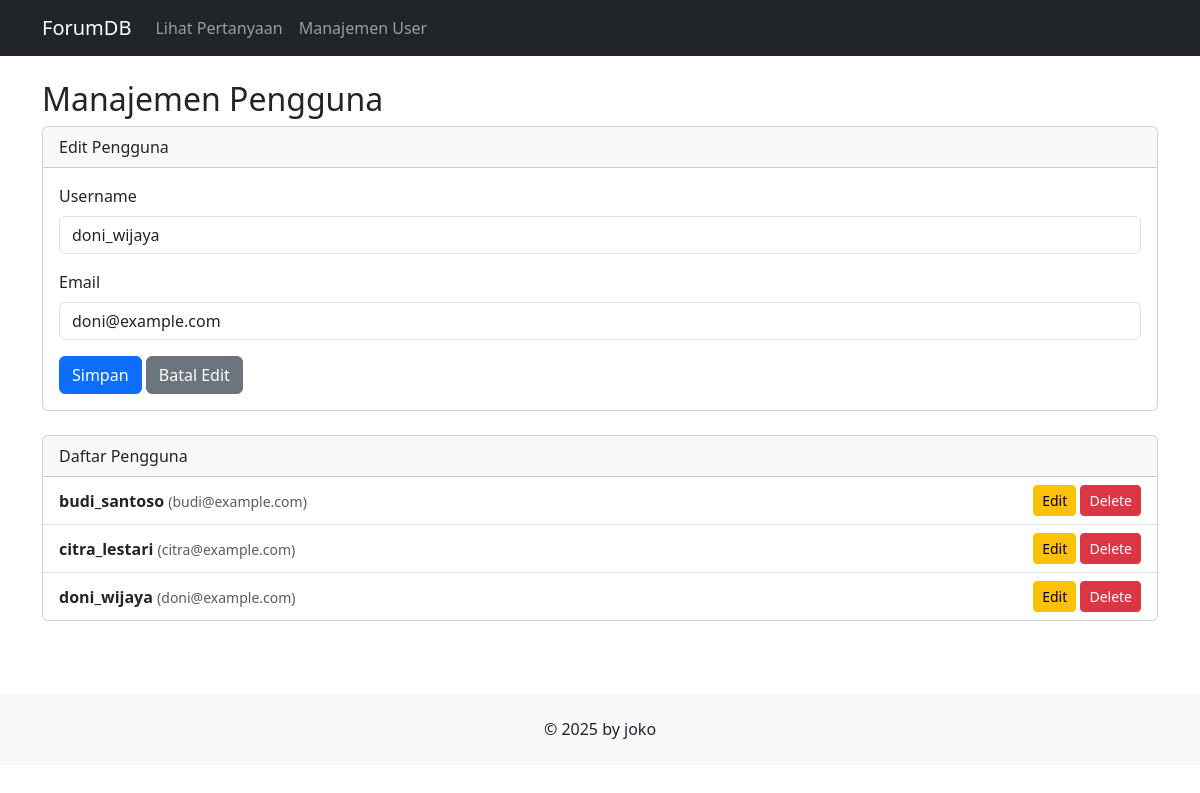
The app's page /index.php?page=users&action=edit&id=3 with its own data.
### tables this page shows
CREATE TABLE users (
    user_id INT AUTO_INCREMENT PRIMARY KEY,
    username VARCHAR(50) NOT NULL UNIQUE,
    email VARCHAR(100) NOT NULL UNIQUE,
    password VARCHAR(255) NOT NULL,
    reputation_points INT DEFAULT 0,
    created_at TIMESTAMP DEFAULT CURRENT_TIMESTAMP
);

### config/db.php (called while the page is built, shortened)
<?php
class Database {
    private $host = "localhost";
    private $username = "root";
    private $password = "";
    private $dbname = "forum_db";
    public function __construct() {
        try {
            $this->conn = new PDO("mysql:host=$this->host;dbname=$this->dbname", $this->username, $this->password);
        } catch (PDOException $e) {
            echo "Connection failed: " . $e->getMessage();
        }
    }
}
?>

### class/User.php (called while the page is built, shortened)
<?php
require_once 'config/db.php';
class User {
    private $db;
    public function __construct() {
        $this->db = (new Database())->conn;
    }
    public function getAllUsers() {
        $stmt = $this->db->query("SELECT * FROM users");
        return $stmt->fetchAll(PDO::FETCH_ASSOC);
    }
    public function getUserById($user_id) {
        $stmt = $this->db->prepare("SELECT * FROM users WHERE user_id = ?");
        $stmt->execute([$user_id]);
        return $stmt->fetch(PDO::FETCH_ASSOC);
    }
}
?>

### view/users.php (the view, shortened to what this page needs)
<?php
$user_to_edit = null;
$action = $_GET['action'] ?? '';
try {
    if ($action == 'edit' && isset($_GET['id'])) {
        $user_to_edit = $user->getUserById($_GET['id']);
    }
} catch (Exception $e) {
    $pesan = "Error: " . $e->getMessage();
}
$users = $user->getAllUsers();
?>
<h2>Manajemen Pengguna</h2>
<div class="card">
    <div class="card-header">
        <?php echo ($user_to_edit) ? 'Edit Pengguna' : 'Tambah Pengguna Baru'; ?>
    </div>
    <div class="card-body">
        <form action="index.php?page=users" method="POST">
            <div class="mb-3">
                <label for="username" class="form-label">Username</label>
                <input type="text" class="form-control" id="username" name="username" value="<?php echo htmlspecialchars($user_to_edit['username'] ?? ''); ?>" required>
            </div>
            <div class="mb-3">
                <label for="email" class="form-label">Email</label>
                <input type="email" class="form-control" id="email" name="email" value="<?php echo htmlspecialchars($user_to_edit['email'] ?? ''); ?>" required>
            </div>
            <button type="submit" class="btn btn-primary">Simpan</button>
            <?php if ($user_to_edit): ?>
                <a href="index.php?page=users" class="btn btn-secondary">Batal Edit</a>
            <?php endif; ?>
        </form>
    </div>
</div>
<div class="card">
    <div class="card-header">Daftar Pengguna</div>
    <div class="list-group list-group-flush">
        <?php foreach ($users as $u): ?>
            <li class="list-group-item d-flex justify-content-between align-items-center">
                <div>
                    <strong><?php echo htmlspecialchars($u['username']); ?></strong>
                    <small class="text-muted">(<?php echo htmlspecialchars($u['email']); ?>)</small>
                </div>
                <div>
                    <a href="index.php?page=users&action=edit&id=<?php echo $u['user_id']; ?>" class="btn btn-sm btn-warning">Edit</a>
                    <a href="index.php?page=users&action=delete&id=<?php echo $u['user_id']; ?>" class="btn btn-sm btn-danger" onclick="return confirm('Yakin ingin menghapus user ini? Semua pertanyaan dan jawaban user ini akan ikut terhapus.');">Delete</a>
                </div>
            </li>
        <?php endforeach; ?>
    </div>
</div>

### view/header.php (style rules this page uses)
body { display: flex; flex-direction: column; min-height: 100vh; }
.card { margin-bottom: 1.5rem; }

### records on screen
users: username "doni_wijaya", email "doni@example.com"
users: username "budi_santoso", email "budi@example.com"
users: username "citra_lestari", email "citra@example.com"
